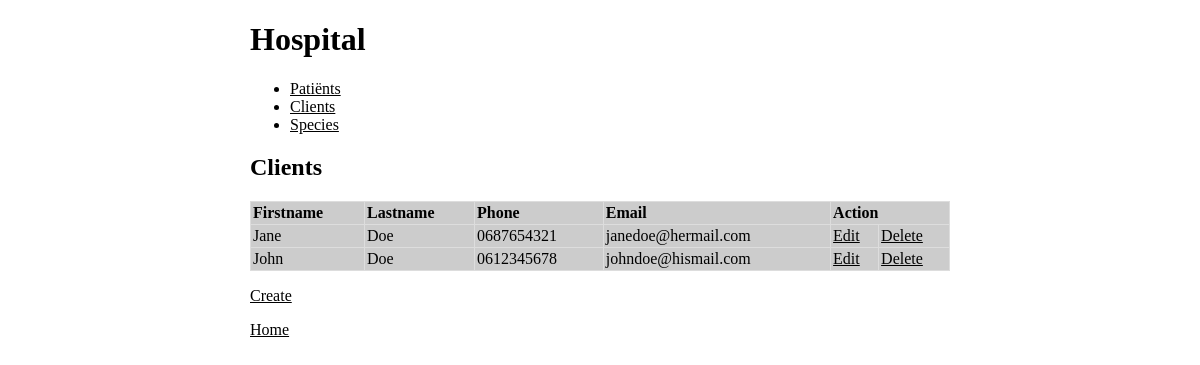
The app's page /Patients/Clients with its own data.
### tables this page shows
CREATE TABLE IF NOT EXISTS `clients` (
  `client_id` int(11) NOT NULL AUTO_INCREMENT,
  `client_firstname` varchar(50) DEFAULT NULL,
  `client_lastname` varchar(50) DEFAULT NULL,
  `client_phone` varchar(50) DEFAULT NULL,
  `client_email` varchar(50) DEFAULT NULL,
  PRIMARY KEY (`client_id`)
);

### core/core.php (called while the page is built, shortened)
<?php
function render($filename, $data = null)
{
	require(ROOT . 'view/templates/header.php');
	require(ROOT . 'view/' . $filename . '.php');
	require(ROOT . 'view/templates/footer.php');
}

### controller/PatientsController.php (called while the page is built, shortened)
<?php
require(ROOT . "model/PatientsModel.php");
function Clients(){
	render('Patients/Clients', array(
	'Clients' => getAllClients()
	));
}

### public/index.php (called while the page is built, shortened)
<?php
require(ROOT . "core/core.php");
route();

### model/PatientsModel.php (called while the page is built, shortened)
<?php
function getAllClients() {
	$db = openDatabaseConnection();
 	$sql = "SELECT * FROM clients";
    $query = $db->prepare($sql);
    $query->execute();
	return $query->fetchAll();
}

### view/Patients/clients.php (the view, shortened to what this page needs)
<!DOCTYPE html>
<html>
<head>
	<link rel="stylesheet" href="/Hospital/css/style.css" type="text/css">
</head>
<body>
	<h1>Hospital</h1>
	<ul>
		<li><a href="/Hospital/Patients">Patiënts</a></li>
		<li><a href="/Hospital/Patients/Clients">Clients</a></li>
		<li><a href="/Hospital/Patients/Species">Species</a></li>
	</ul>
	<h2>Clients</h2>
	<table>
			<tr>
				<th>Firstname</th>
				<th>Lastname</th>
				<th>Phone</th>
				<th>Email</th>
				<th colspan="2">Action</th>
			</tr>
		    <?php foreach($Clients as $client) { ?>
		    <tr>
		        <td><?= $client['client_firstname']; ?></td>
		        <td><?= $client['client_lastname']; ?></td>
		        <td><?= $client['client_phone']; ?></td>
		        <td><?= $client['client_email']; ?></td>
        <td><?php echo '<a href="' . URL . 'Patients/EditClient/' . $patient['patient_id'] . '">Edit</a>'; ?></td>
        <td><?php echo '<a href="' . URL . 'Patients/DeleteClient/' . $patient['patient_id'] .  '" onclick="return checkDelete()"' . '>Delete</a>'; ?></td>
		    </tr>
		    <?php } ?>
	</table>
		<p><a href="/Hospital/Patients/Create">Create</a></p>
		<p><a href="/Hospital/Patients">Home</a></p>
	</body>
</html>

### public/css/style.css (style rules this page uses)
body { margin : 0 auto; width : 700px; }
table { width : 700px; }
table, td, th { border : 1px #ddd solid; border-collapse : collapse; background-color: #ccc; color : black; }
td, th { padding : 2px; }
th { text-align : left; }
a { color : black; }

### records on screen
clients: client_firstname "Jane", client_lastname "Doe", client_phone "0687654321", client_email "janedoe@hermail.com"
clients: client_firstname "John", client_lastname "Doe", client_phone "0612345678", client_email "johndoe@hismail.com"
